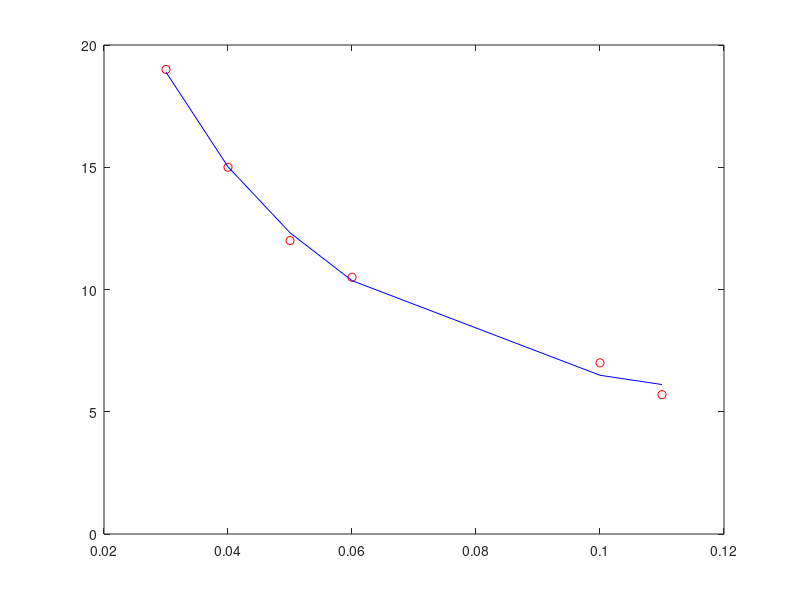

MATLAB code to generate this figure:
clc
clear all

data = importdata("data2.mat");
xi = data.xx
% y = data.yy;
%plot(x,y, "o")
x = [0.03, 0.04, 0.05, 0.06, 0.1, 0.11]'
y = [19, 15, 12, 10.5, 7, 5.7]'

n = length(x);
F = [ones(n, 1),  x, log(x)];

a = F\y;

yfit = F*a;
plot(x, y, "or", x, yfit, 'b')
yav = sum(y)/n;
St = sum( (y-yav).^2 );
Sr = sum( (y-yfit).^2 ); % residual error
R1 = sqrt((St-Sr) / St) 
R2 = corrcoef(yfit, y)